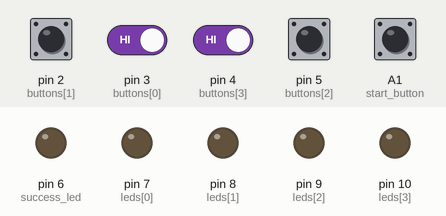
The sketch below on a simulated Arduino Uno, built with avr-gcc and run on an emulated ATmega328P. On the bench: output pins drawn as LEDs (lit = HIGH). Inputs (shaded band) come from the test bench; at power-on: A1 (start_button), pin 2 (buttons[1]), pin 3 (buttons[0]), pin 4 (buttons[3]), pin 5 (buttons[2]) HIGH. Random numbers use the default seed unless the sketch sets one.

Above: at 1.2 s.
1.3 s: A1 (start_button) pulled LOW for 0.15 s
At 1.7 s:
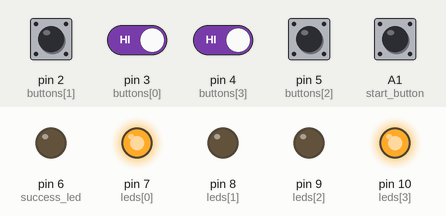
2.9 s: pin 3 (buttons[0]) driven LOW and pin 4 (buttons[3]) driven LOW
At 3.6 s:
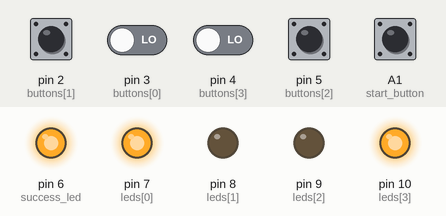
5.5 s: A1 (start_button) pulled LOW for 1 s
At 6.1 s:
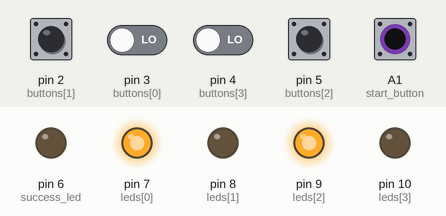
Timing chart, 0 to 8.5 s (numbered marks = the images above; inputs shaded):
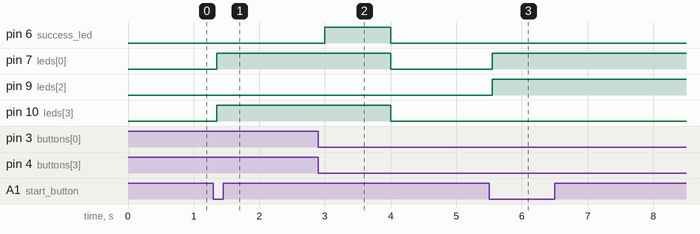

Measured:
- after the input at 1.3 s, pin 7 (leds[0]), pin 10 (leds[3]): LOW → HIGH after 0.05 s
- after the input at 2.9 s, pin 6 (success_led): LOW → HIGH after 0.10 s, → LOW 1.0 s later; pin 7 (leds[0]), pin 10 (leds[3]): HIGH → LOW after 1.1 s
- after the input at 5.5 s, pin 7 (leds[0]), pin 9 (leds[2]): LOW → HIGH after 0.05 s

The sketch:

BOP_IT_Minecraft_crafting_SpencerWest.ino
```cpp
const int leds[4] = {7, 8, 9, 10}; //Led pin aragnment
const int buttons[4] = {3, 2, 5, 4}; //Button pins, button 0 matches led 0 and so on VERY INPORATANT
const int success_led = 6; //Lights up when the user gets it right
const int start_button = A1; //Button that starts the thing


int last_state_Buttons[4] = {HIGH, HIGH, HIGH, HIGH}; //Last state of each answer button
int last_state_start= HIGH; //Last state of the start button
bool hit[4] = {false, false, false, false}; //Which correct buttons have been pressed this round
bool crafting_on = false; //True after button is pressed
int a; //1st random led chosen
int b; //2cd random led chosen
int score = 0; //Total successful rounds


void setup()
{
  for (int i = 0; i < 4; i++) pinMode(leds[i], OUTPUT); //Sets all leds as outputs
  for (int i = 0; i < 4; i++) pinMode(buttons[i], INPUT_PULLUP); //Sets all answer buttons as inputs
  pinMode(start_button, INPUT_PULLUP); //Sets the start button as an input
  pinMode(success_led, OUTPUT); //Sets success led as an output
  randomSeed(analogRead(A0)); // Random number generator start, with pin A0 unconnected
}


void loop()
{
  //Start button
  int start_state = digitalRead(start_button); //Current state of the start button

  if (start_state != last_state_start) //start button changed (pressed OR released)
  {
    delay(50); //button delay fter first click
    start_state = digitalRead(start_button); //read again after it is clicked

    if (start_state != last_state_start) //still changed, so it's real
    {
      last_state_start = start_state;

      if (start_state == LOW && !crafting_on) //Pressed while no round is running
      {
        new_round(); //Picks a new pair and lights them
      }
    }
  }

  //Answer buttons
  for (int i = 0; i < 4; i++) //Checks each button
  {
    int state = digitalRead(buttons[i]); //Current state of this button

    if (state != last_state_Buttons[i]) //button changed (pressed OR released)
    {
      delay(50); //button delay
      state = digitalRead(buttons[i]); //read again after button has been hin

      if (state != last_state_Buttons[i]) //still changed, so it's real
      {
        last_state_Buttons[i] = state;

        if (state == LOW && crafting_on) //Button was pressed during a round
        {
          if (i == a || i == b) //Pressed one of the two lit leds
          {
            hit[i] = true; //Remember it was pressed
          }
          else //Pressed a wrong button
          {
            hit[a] = false; //Progress resets
            hit[b] = false;
          }
        }
      }
    }
  }

  if (crafting_on && hit[a] && hit[b]) //Both correct buttons have been pressed
  {
    score++; //Adds 1 to the total score
    digitalWrite(success_led, HIGH); //Success led on
    delay(1000); //Holds it for 1 second
    digitalWrite(success_led, LOW); //Success led off
    for (int i = 0; i < 4; i++) digitalWrite(leds[i], LOW); //Turns all target leds off
    crafting_on = false; //Waits for the start button again
  }
}


void new_round()
{
  for (int i = 0; i < 4; i++)
  {
    digitalWrite(leds[i], LOW); //Turns all LEDS off first
    hit[i] = false; //Clears the pressed buttons
  }

  a = random(4); //1st random Led light chosen to turn on
  b = random(4); //2cd random Led light chosen to turn on
  while (b == a) b = random(4); //Picks again if b and a are the same light

  digitalWrite(leds[a], HIGH); // Turns on led a
  digitalWrite(leds[b], HIGH); // Turns on led b
  crafting_on = true; //Round is now running
}


//Hi its spence
```
